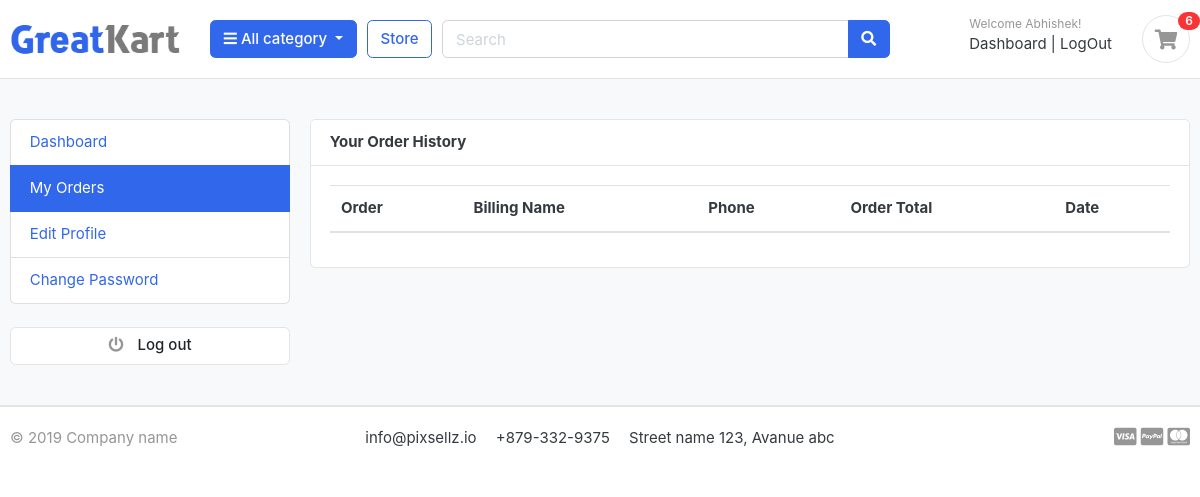
/accounts/my_orders/ (signed in), run on an earlier commit of the app's database.
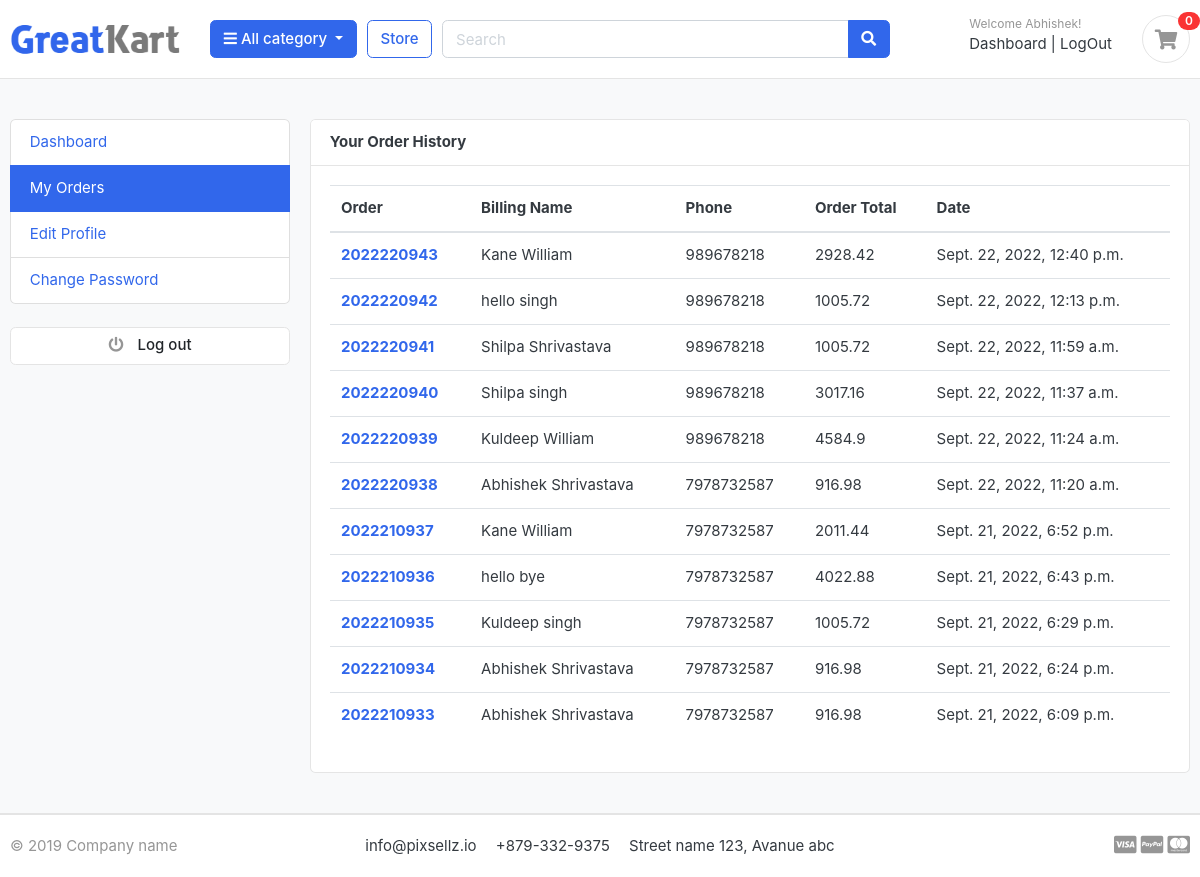
And on a later commit of the database.
### accounts/models.py (models this page shows, shortened)
class Accounts(AbstractBaseUser):
    first_name = models.CharField(max_length=50)
    last_name = models.CharField(max_length=50)
    username = models.CharField(max_length = 50,unique = True )
    email = models.EmailField(max_length=100,unique=True)
    phone_number = models.CharField(max_length=60)
    date_joined = models.DateTimeField(auto_now_add=True)
    last_login = models.DateTimeField(auto_now_add=True)
    is_admin = models.BooleanField(default=False)
    is_staff = models.BooleanField(default=False)
    is_active = models.BooleanField(default=False)
    is_superadmin= models.BooleanField(default=False)
    USERNAME_FIELD = 'email'
    REQUIRED_FIELDS = ['username','first_name','last_name']
    objects = MyAccountManager()

### orders/models.py (models this page shows, shortened)
class Order(models.Model):
    STATUS = (
        ('New','New'),
        ('Accepted','Accepted'),
        ('Completed','Completed'),
        ('Cancelled','Cancelled'),
    )
    user = models.ForeignKey(Accounts,on_delete=models.SET_NULL,null=True)
    payment = models.ForeignKey(Payment,on_delete=models.SET_NULL,blank=True,null=True)
    order_number = models.CharField(max_length=20)
    first_name = models.CharField(max_length=50)
    last_name = models.CharField(max_length=50)
    phone = models.CharField(max_length=15)
    email = models.EmailField(max_length=50)
    address_line_1 = models.CharField(max_length=60)
    address_line_2 = models.CharField(max_length=60,blank=True)
    country = models.CharField(max_length=50)
    state = models.CharField(max_length=50)
    city = models.CharField(max_length=50)
    order_note = models.CharField(max_length=100,blank=True)
    order_total = models.FloatField()
    tax = models.FloatField()
    status = models.CharField(max_length=10,choices=STATUS,default='New')
    ip = models.CharField(blank=True,max_length=22)
    is_ordered = models.BooleanField(default=False)
    created_at = models.DateTimeField(auto_now_add=True)
    updated_at = models.DateTimeField(auto_now=True)
    def full_name(self):
        return f'{self.first_name} {self.last_name}'

### accounts/views.py (the view)
# urls.py: path('my_orders/',views.my_orders,name='my_orders'),
@login_required(login_url='login')
def my_orders(request):
    orders = Order.objects.filter(user=request.user, is_ordered=True).order_by('-created_at')
    context = {
        'orders': orders,
    }
    return render(request, 'accounts/my_orders.html', context)

### Category/context_processors.py (called while the page is built)
def menu_links(request):
    links = Category.objects.all()
    return dict(links=links )

### Category/models.py (called while the page is built)
    def get_url(self):
        return reverse('products_by_category',args = [self.slug])

### carts/context_processors.py (called while the page is built)
def counter(request):
    cart_count = 0
    if 'admin' in request.path:
        return {}
    else:
        try:
            cart = Cart.objects.filter(cart_id=_cart_id(request))
            if request.user.is_authenticated:
                cart_items = CartItem.objects.filter(user=request.user)
            else:
                cart_items = CartItem.objects.all().filter(cart=cart[:1])
            for cart_item in cart_items:
                cart_count = cart_count + cart_item.quantity
        except cart.DoesNotExist:
            cart_count = 0
    return dict(cart_count=cart_count)

### carts/views.py (called while the page is built)
def _cart_id(request):
    cart = request.session.session_key
    if not cart:
        cart = request.session.create()
    return cart

### templates/accounts/my_orders.html (shortened to what this page needs)
{% extends 'base.html' %}
{% block content %}
<!DOCTYPE HTML>
<html lang="en">
<head>
    <link href="css/bootstrap.css" rel="stylesheet" type="text/css"/>
    <link href="fonts/fontawesome/css/all.min.css" type="text/css" rel="stylesheet">
    <link href="css/ui.css" rel="stylesheet" type="text/css"/>
    <link href="css/responsive.css" rel="stylesheet" media="only screen and (max-width: 1200px)"/>
</head>
<body>
<section class="section-conten padding-y bg">
    <div class="container">
        <div class="row">
            <aside class="col-md-3">
                <ul class="list-group">
                    <a class="list-group-item  {% if '/accounts/' == request.path %} active{% endif %}"
                       href="{% url 'dashboard' %}"> Dashboard</a>
                    <a class="list-group-item  {% if '/my_orders/' in request.path %} active{% endif %}"
                       href="{% url 'my_orders' %}"> My Orders </a>
                    <a class="list-group-item  {% if '/edit_profile/' in request.path %} active{% endif %}"
                       href="{% url 'edit_profile' %}"> Edit Profile </a>
                    <a class="list-group-item  {% if '/change_password/' in request.path %} active{% endif %}"
                       href="{% url 'change_password' %}">Change Password </a>
                </ul>
                <br>
                <a class="btn btn-light btn-block" href="{% url 'logout' %}"> <i class="fa fa-power-off"></i> <span
                        class="text">Log out</span> </a>
            </aside>
            <main class="col-md-9">
                <article class="card">
                    <header class="card-header">
                        <strong class="d-inline-block mr-3">Your Order History</strong>
                    </header>
                    <div class="card-body">
                        <div class="row">
                            <div class="col-md-12">
                                <table class="table table-hover">
                                    <thead>
                                    <tr>
                                        <th scope="col">Order</th>
                                        <th scope="col">Billing Name</th>
                                        <th scope="col">Phone</th>
                                        <th scope="col">Order Total</th>
                                        <th scope="col">Date</th>
                                    </tr>
                                    </thead>
                                    <tbody>
                                    {% for order in orders %}
                                    <tr>
                                        <th scope="row"><a href="{% url 'order_detail' order.order_number %}"> {{order.order_number}}</th></a>
                                        <td>{{order.full_name}}</td>
                                        <td>{{order.phone }}</td>
                                        <td>{{order.order_total }}</td>
                                        <td>{{order.created_at }}</td>
                                    </tr>
                                    {% endfor%}
                                    </tbody>
                                </table>
                            </div>
</section>
{% endblock %}

### templates/base.html (shortened to what this page needs)
{% load static %}
<!DOCTYPE HTML>
<html lang="en">
<head>
<link href="{% static 'css/bootstrap.css' %}" rel="stylesheet" type="text/css"/>
<link href="{% static 'fonts/fontawesome/css/all.min.css' %}" type="text/css" rel="stylesheet">
<link href="{% static 'css/ui.css' %}" rel="stylesheet" type="text/css"/>
<link href="{% static 'css/responsive.css' %}" rel="stylesheet" media="only screen and (max-width: 1200px)" />
<link href="{% static 'css/custom.css' %}" rel="stylesheet" type="text/css"/>
<link rel="stylesheet" href="https://cdnjs.cloudflare.com/ajax/libs/font-awesome/4.7.0/css/font-awesome.min.css">
</head>
<body>
  {% include 'includes/navbar.html' %}
  {% block content %}{% endblock %}
{% include 'includes/footer.html' %}

### templates/includes/navbar.html (shortened to what this page needs)
{% load static %}
<header class="section-header">
<section class="header-main border-bottom">
  <div class="container">
<div class="row align-items-center">
  <div class="col-lg-2 col-md-3 col-6">
    <a href="{% url 'homee' %}" class="brand-wrap">
      <img class="logo" src="{% static './images/logo.png' %}">
    </a>
  </div>
  <div class="col-lg col-sm col-md col-6 flex-grow-0">
    <div class="category-wrap dropdown d-inline-block float-right">
      <button type="button" class="btn btn-primary dropdown-toggle" data-toggle="dropdown">
        <i class="fa fa-bars"></i> All category
      </button>
    </div>
  </div>
  <a href="{% url 'homee' %}" class="btn btn-outline-primary">Store</a>
  <div class="col-lg  col-md-6 col-sm-12 col">
    <form action="{% url 'search' %}" class="search" method='GET'>
      <div class="input-group w-100">
          <input type="text" class="form-control" style="width:60%;" placeholder="Search" name="keyword" required>
          <div class="input-group-append">
            <button class="btn btn-primary" type="submit">
              <i class="fa fa-search"></i>
            </button>
          </div>
        </div>
    </form>
  </div>
  <div class="col-lg-3 col-sm-6 col-8 order-2 order-lg-3">
        <div class="d-flex justify-content-end mb-3 mb-lg-0">
          {% if user.id is None %}
          <div class="widget-header">
            <small class="title text-muted">Welcome guest!</small>
            <div>
              <a href="{% url 'login' %}">Sign in</a> <span class="dark-transp"> | </span>
              <a href="{% url 'register' %}"> Register</a>
            </div>
          </div>
          {% else %}
          <div class="widget-header">
            <small class="title text-muted">Welcome {{user.first_name}}!</small>
            <div>
              <a href="{% url 'dashboard' %}">Dashboard</a> <span class="dark-transp"> | </span>
              <a href="{% url 'logout' %}"> LogOut </a>
            </div>
          </div>
          {% endif %}
          <a href="{% url 'carts' %}" class="widget-header pl-3 ml-3">
            <div class="icon icon-sm rounded-circle border"><i class="fa fa-shopping-cart"></i></div>
            <span class="badge badge-pill badge-danger notify">{{cart_count}}</span>
          </a>
        </div>
      </div>
</div>
  </div>
</section>
</header>

### templates/includes/footer.html (shortened to what this page needs)
<footer class="section-footer border-top">
	<div class="container">
		<section class="footer-bottom border-top row">
			<div class="col-md-2">
				<p class="text-muted"> &copy 2019 Company name </p>
			</div>
			<div class="col-md-8 text-md-center">
				<span  class="px-2">info@pixsellz.io</span>
				<span  class="px-2">+879-332-9375</span>
				<span  class="px-2">Street name 123, Avanue abc</span>
			</div>
			<div class="col-md-2 text-md-right text-muted">
				<i class="fab fa-lg fa-cc-visa"></i>
				<i class="fab fa-lg fa-cc-paypal"></i>
				<i class="fab fa-lg fa-cc-mastercard"></i>
			</div>
		</section>
	</div>
</footer>
</body>
</html>

### static/css/ui.css (style rules this page uses)
html { font-family: "Inter", sans-serif; font-size: 15px; }
.icon-xs, .icon-sm, .icon-md, .icon-lg { display: inline-block; text-align: center; flex-shrink: 0; flex-grow: 0; }
.icon-sm { width: 48px; height: 48px; line-height: 48px !important; font-size: 20px; }
.padding-y { padding-top: 40px; padding-bottom: 40px; }
article:after, .form-group:after { display: block; clear: both; content: ""; }
.bg { background-color: #f8f9fa; }
p:last-child { margin-bottom: 0; }
.header-main { position: relative; padding-top: 1rem; padding-bottom: 1rem; }
.brand-wrap .logo, .navbar-brand .logo { margin-right: 7px; max-height: 42px; display: inline-block; }
.widget-header { display: inline-block; vertical-align: middle; position: relative; }
.widget-header a { color: #343a40; }
.widget-header i { color: #969696; }
.widget-header .title { display: block; }
.widget-header .notify { position: absolute; top: -3px; right: -10px; }
.footer-bottom { padding-top: 20px; padding-bottom: 20px; }
.btn-light { background-color: #fff; border-color: #e4e4e4; }
.btn-light i { color: #969696; }
.btn i + .text { margin-left: 10px; }
.notify { position: absolute; top: -4px; right: -10px; display: inline-block; padding: 0.25em 0.6em; font-size: 12px; line-height: 1; text-align: center; border-radius: 3rem; color: #fff; background-color: #fa3434; }

### GreatCart/static/css/ui.css (style rules this page uses)
html { font-family: "Inter", sans-serif; font-size: 15px; }
.icon-xs, .icon-sm, .icon-md, .icon-lg { display: inline-block; text-align: center; flex-shrink: 0; flex-grow: 0; }
.icon-sm { width: 48px; height: 48px; line-height: 48px !important; font-size: 20px; }
.padding-y { padding-top: 40px; padding-bottom: 40px; }
article:after, .form-group:after { display: block; clear: both; content: ""; }
.bg { background-color: #f8f9fa; }
p:last-child { margin-bottom: 0; }
.header-main { position: relative; padding-top: 1rem; padding-bottom: 1rem; }
.brand-wrap .logo, .navbar-brand .logo { margin-right: 7px; max-height: 42px; display: inline-block; }
.widget-header { display: inline-block; vertical-align: middle; position: relative; }
.widget-header a { color: #343a40; }
.widget-header i { color: #969696; }
.widget-header .title { display: block; }
.widget-header .notify { position: absolute; top: -3px; right: -10px; }
.footer-bottom { padding-top: 20px; padding-bottom: 20px; }
.btn-light { background-color: #fff; border-color: #e4e4e4; }
.btn-light i { color: #969696; }
.btn i + .text { margin-left: 10px; }
.notify { position: absolute; top: -4px; right: -10px; display: inline-block; padding: 0.25em 0.6em; font-size: 12px; line-height: 1; text-align: center; border-radius: 3rem; color: #fff; background-color: #fa3434; }

What changed in the data, as far as the page shows it:
added Order: order_number "2022220943", full_name "Kane William", phone "989678218", order_total "2928.42", created_at "Sept. 22, 2022, 12:40 p.m."
added Order: order_number "2022220942", full_name "hello singh", phone "989678218", order_total "1005.72", created_at "Sept. 22, 2022, 12:13 p.m."
added Order: order_number "2022220941", full_name "Shilpa Shrivastava", phone "989678218", order_total "1005.72", created_at "Sept. 22, 2022, 11:59 a.m."
added Order: order_number "2022220940", full_name "Shilpa singh", phone "989678218", order_total "3017.16", created_at "Sept. 22, 2022, 11:37 a.m."
added Order: order_number "2022220939", full_name "Kuldeep William", phone "989678218", order_total "4584.9", created_at "Sept. 22, 2022, 11:24 a.m."
added Order: order_number "2022220938", full_name "Abhishek Shrivastava", phone "7978732587", order_total "916.98", created_at "Sept. 22, 2022, 11:20 a.m."
added Order: order_number "2022210937", full_name "Kane William", phone "7978732587", order_total "2011.44", created_at "Sept. 21, 2022, 6:52 p.m."
added Order: order_number "2022210936", full_name "hello bye", phone "7978732587", order_total "4022.88", created_at "Sept. 21, 2022, 6:43 p.m."
added Order: order_number "2022210935", full_name "Kuldeep singh", phone "7978732587", order_total "1005.72", created_at "Sept. 21, 2022, 6:29 p.m."
added Order: order_number "2022210934", full_name "Abhishek Shrivastava", phone "7978732587", order_total "916.98", created_at "Sept. 21, 2022, 6:24 p.m."
added Order: order_number "2022210933", full_name "Abhishek Shrivastava", phone "7978732587", order_total "916.98", created_at "Sept. 21, 2022, 6:09 p.m."
Also different on the page:
{{ cart_count }}: "6" → "0"
